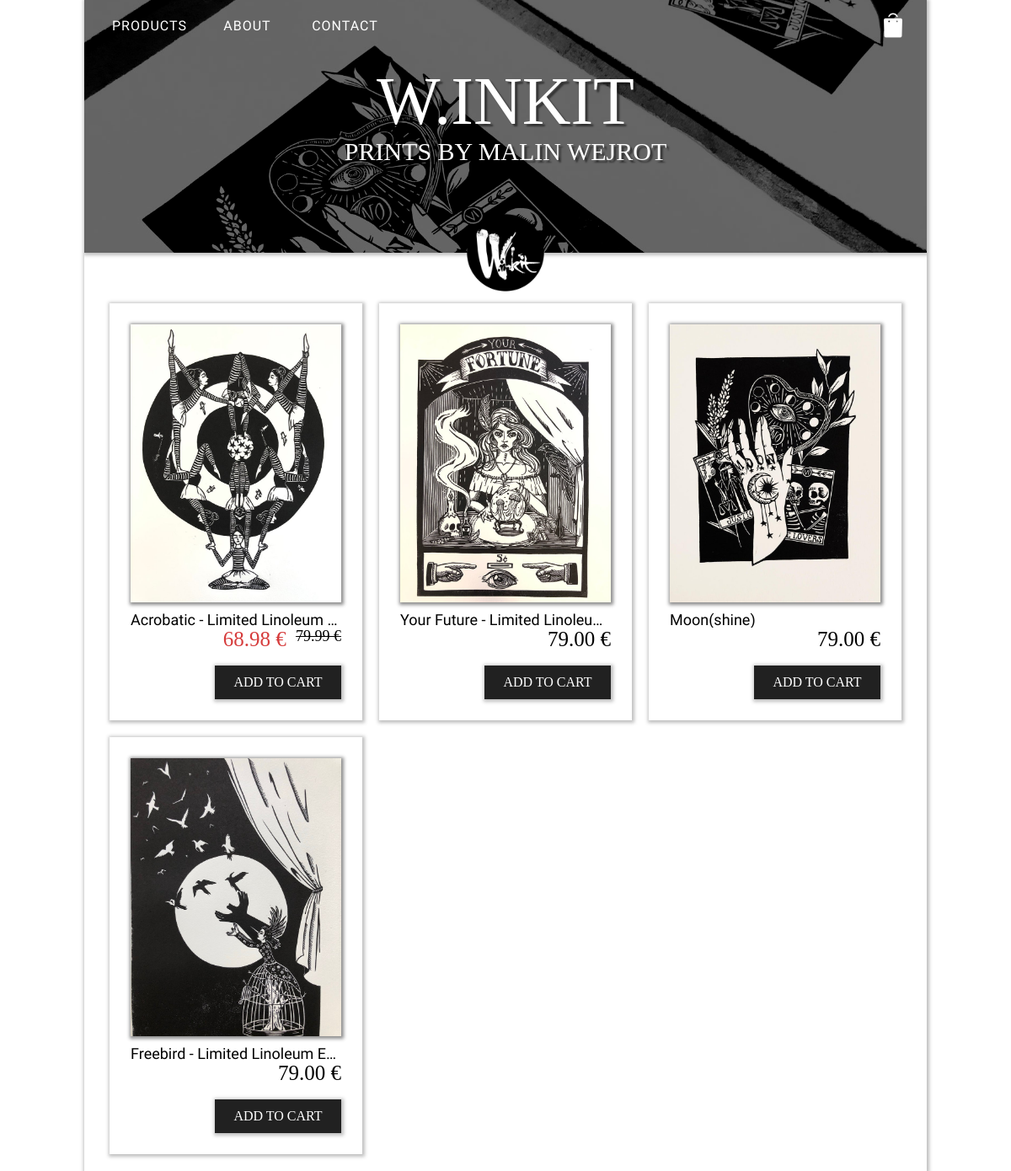
The page / on the database its author committed.
### tables this page shows
CREATE TABLE `products` (
  `id` int(5) NOT NULL,
  `title` varchar(255) NOT NULL,
  `price` decimal(10,2) NOT NULL,
  `list_price` decimal(10,2) NOT NULL,
  `category` int(5) NOT NULL,
  `image` text NOT NULL,
  `description` text NOT NULL,
  `archived` int(5) NOT NULL,
  `created` datetime NOT NULL,
  `updated` datetime NOT NULL,
  `width` decimal(10,2) NOT NULL,
  `height` decimal(10,2) NOT NULL,
  `weight` decimal(10,2) NOT NULL,
  `production_value` decimal(10,2) NOT NULL,
  `quantity` int(11) NOT NULL
);

### classes/Config.php (called while the page is built)
<?php
    class Config{
        public static function get($path = null){
            if($path){
                $config = $GLOBALS['config'];
                $path = explode('/', $path);
                foreach($path as $bit){
                    if(isset($config[$bit])){
                        $config = $config[$bit];
                    }
                }
                return $config;
            }
            return false;
        }
    }
?>

### classes/DB.php (called while the page is built, shortened)
<?php
    class DB{
        private static $_instance = null;
        private $_pdo,
                $_query,
                $_error = false,
                $_results,
                $_count = 0;
        private function __construct(){
            try{
                $this->_pdo = new PDO('mysql:host='. Config::get("mysql/host") .';dbname='. Config::get("mysql/db").';charset=utf8',
                Config::get("mysql/username"), Config::get("mysql/password"));
            }
            catch(PDOException $e){
                die($e->getMessage());
            }
        }
        public static function getInstance(){
            if(!isset(self::$_instance)){
                self::$_instance = new DB();
            }
            return self::$_instance;
        }
        public function query($sql, $params = []){
            if($this->_query = $this->_pdo->prepare($sql)){
                if($this->_query->execute()){
                    $this->_results = $this->_query->fetchAll(PDO::FETCH_OBJ);
                } else{
                    $this->_error = true;
                }
            }
            return $this;
        }
        protected function _read($table, $params = []){
            $conditionString = '';
            $bind = [];
            $order = '';
            $limit = '';
        $sql = "SELECT * FROM {$table}{$conditionString}{$order}{$limit}";
        if(!$this->query($sql, $bind)->results()){
            return false;
        }
        return true;
        }
        public function find($table, $params = []){
            if($this->_read($table, $params)){
                return $this->results();
            }
            return false;
        }
        public function results(){
            return $this->_results;
        }
    }
?>

### index.php (the view, shortened to what this page needs)
<?php
    require_once("classes/DB.php");
    require_once("classes/Config.php");
?>
<html>
    <head>
        <?php
            include("includes/head.php");
        ?>
    </head>
        <body>
        <div class="content">
        <div class="nav-logo"></div>
            <div class="center-content" id="center-content">
                <div class="index-nav">
                            <div class="nav-button-container">
                                    <a class="nav-button" href="./products">
                                        <div class="button-text">PRODUCTS</div>
                                    </a>
                                    <a class="nav-button" href="./about">
                                        <div class="button-text">ABOUT</div>
                                    </a>
                                    <a class="nav-button" href="./contact">
                                        <div class="button-text">CONTACT</div>
                                    </a>
                            </div>
                            <div class="index-shopping-cart" onclick="window.location.href = 'cart';">
                            </div>
                </div>
                    <div class="load-content-container">
                        <div class="showcase-container">
                            <div class="showcase-img-overlay"></div>
                            <div class="showcase-img"></div>
                            <div class="showcase-title">W.INKIT</div>
                            <div class="showcase-description">PRINTS BY MALIN WEJROT</div>
                        </div>
                        <div class="product-container">
                        <?php
                            $db = DB::getInstance();
                            $results = $db->find('products');
                            foreach($results as $product):
                                $productImages = json_decode($product->image);
                                $showcaseImage = explode("../", $productImages[0])[1];
                        ?>
                            <div class="product">
                                <div class="product-img" style="background-image: url('<?= $showcaseImage; ?>')" onclick="window.location.href = './products?product_id=<?= $product->id; ?>'; "></div>
                                <div class="product-title" onclick="window.location.href = './products?product_id=<?= $product->id; ?>'; "><?= $product->title; ?></div>
                                <div class="product-price">
                                <?php
                                    if($product->list_price > 0 && $product->list_price > $product->price):
                                ?>
                                    <div class="product-list-price"><?= $product->price; ?> &euro;</div>
                                    <div style="font-size: 18px; text-decoration: line-through; display: inline-block; vertical-align: top;"><?= $product->list_price; ?> &euro;</div>
                                <?php
                                    else:
                                ?>
                                    <?= $product->price; ?> &euro;
                                <?php
                                    endif;
                                ?>
                                </div>
                                <div class="product-add-to-cart"  onclick="document.getElementById('addToCartProduct<?= $product->id; ?>').submit();">
                                    <div class="product-add-to-cart-text">ADD TO CART</div>
                                </div>
                            </div>
                        <?php
                            endforeach;
                        ?>
                        </div>
                    </div>
            </div>
        </div>
        </body>
</html>

### includes/head.php (shortened to what this page needs)
<link rel="stylesheet" href="public/style/index.css">
<link rel="stylesheet" href="public/style/products.css">
<link rel="stylesheet" href="public/style/cart.css">
<link rel="stylesheet" href="public/style/thankyou.css">

### rows shown on the page
products: shows a picture, title "Acrobatic - Limited Linoleum…", price "68.98", list_price "79.99"
products: shows a picture, title "Your Future - Limited Linoleu…", price "79.00"
products: shows a picture, title "Moon(shine)", price "79.00"
products: shows a picture, title "Freebird - Limited Linoleum E…", price "79.00"
